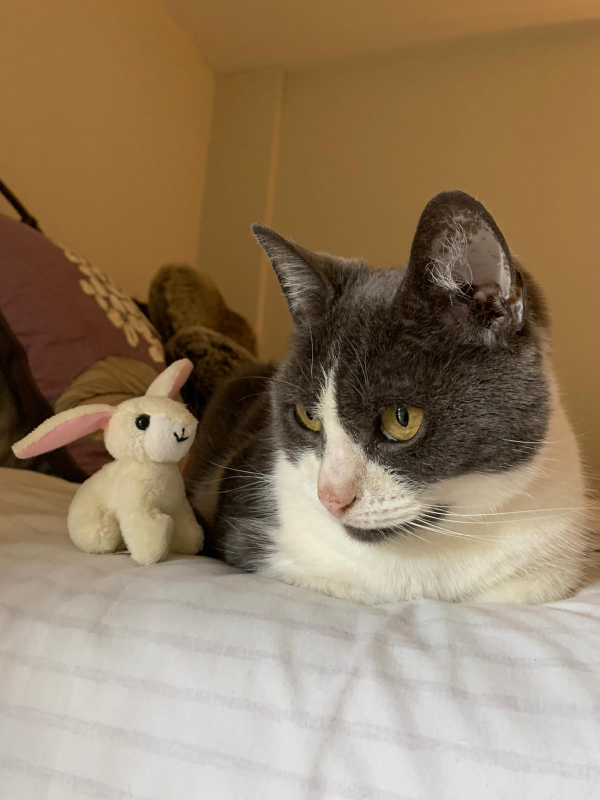
#> input picture lab2/images/cat.jpg, 1200 x 1600 px (shown at 1/2 size)
$ jupyter execute --allow-errors lab2-linear_models_neural_nets_SVM.ipynb
#> lines starting #> are read from the running program, lines starting #| are printed output that depends on the picture
# Lab 2: Linear models, neural networks and SVMs

Now the first lab is complete which recapped Python, Jupyter Notebooks and NumPy operations and introduced scikit-learn (go back over the lab if you're unsure about anything as this lab builds from it), it's time to implement some key supervised learning algorithms: neural networks and support vector machines (SVMs).

## Importing the libraries

This lab requires `h5py` package to interact with a dataset that is stored in an H5 file and `imageio` & `PIL` packages for image processing. If you don't have these packages then install using pip3 or conda, as an example run:
```
$ conda install h5py
```

Firstly, we'll import the required packages by running the cell below.

[cell 1]
import numpy as np
import matplotlib.pyplot as plt
from matplotlib.colors import ListedColormap
from sklearn.linear_model import LogisticRegression
from sklearn.neural_network import MLPClassifier
from sklearn.metrics import ConfusionMatrixDisplay
from sklearn.model_selection import GridSearchCV, RandomizedSearchCV
from sklearn.svm import SVC
from sklearn.datasets import make_moons

import h5py
import imageio
from PIL import Image
from utils import * # image processing functions from utils.py

## 1) Neural Network for Image Classification
In this section we are going to recap the ideas behind deep neural networks and implement a network to classify cat images (I can sense the excitement).

The dataset we will use is a set of labeled images containing cats (label=1) and non-cats (label=0). Run the cell below to load in train and test splits of the dataset from the local `data.h5` file. Make sure you have downloaded this data file in addition to the notebook from the lab repository.

#> (a cell that did not finish here is left out)

The following cell displays an image in the dataset - change the index and re-run the cell to see other images.

[cell 3]
# Example of a cat picture
index = 200
#> (the rest of this cell did not finish here and is left out)

### 1.1) Explore the dataset
Print the values of:
- a) number of training examples (`num_train`)
- b) number of test examples (`num_test`)
- c) size of the image (height/width or the number of pixels).

Note, `train_x_orig` is a numpy-array of shape (`num_train`, `num_px`, `num_px`, 3).

#> (a cell that did not finish here is left out)

### 1.2) Reshape the images
Reshape the training (`train_x_orig`) and test (`test_x_orig`) data sets so that each image is flattened into column vector.

<caption><center> <u>Figure 1</u>: Image to vector conversion. <br> </center></caption>

Print the shape of the reshaped training and testing datasets.

#> (a cell that did not finish here is left out)

### 1.3) Standardise the images
The pixel value is a vector of three numbers (representing the RGB channels) ranging from 0 to 255. A common preprocessing step in machine learning is to standardise your dataset (subtract the mean and then divide by the standard deviation). For picture datasets, it is simpler and more convenient to apply min-max normalisation by dividing every value by 255.

Apply min-max normalization to the dataset and check the minimum and maximum are 0 and 1, respectively.

#> (a cell that did not finish here is left out)

### 1.4) Logistic regression classifier
Logistic regression, despite its name, is a linear model for classification. The probabilities describing the possible outcomes of a classification are modeled using a logistic (sigmoid) function.

$$sigmoid(x) = \frac{1}{1+e^{-x}}$$

Logistic regression can be thought of as a neural network with a single node with a sigmoid activation function.

<caption><center> <u>Figure 2</u>: Logistic regression classifier.</center></caption>

Use scikit-learn's [logistic regression](https://scikit-learn.org/stable/modules/generated/sklearn.linear_model.LogisticRegression.html?highlight=logistic#sklearn.linear_model.LogisticRegression) to train a cat classifier. What's the classifier's accuracy on the training and test sets?

Hint, the classifier `fit` method has the following inputs:
- Training data with shape (`n_samples`, `n_features`)
- Target values with shape (`n_samples`,). Use `.flatten()` to collapse a 2-D array to a 1-D array.

[cell 7]
from sklearn.linear_model import LogisticRegression
from sklearn.metrics import accuracy_score

# Train a logistic regression classifier
clf = LogisticRegression(random_state=0)
#> (the rest of this cell did not finish here and is left out)

### Neural network architecture
We will initially build a fully connected neural network with one hidden layer (i.e. one layer between input and output). When using more than one hidden layer we define it as a deep neural network.

<caption><center> <u>Figure 3</u>: 2-layer neural network.</center></caption>


- ***INPUT:*** $ x = [x_0,x_1,...,x_{12287}] \quad x_i \in [0,1] $

The input is a (64,64,3) image which we have already flattened to a vector of size (12288,1) and standardised.

- ***LINEAR:*** $ z^{[1]} = W^{[1]} x + b^{[1]} $

The input vector is multiplied by the weight matrix $W^{[1]}$ of size $(n^{[1]}, 12288)$ and then a bias term is added in a linear transformation. $n^{[1]}$ is the number of neurons in the hidden layer.

- ***RELU:*** $ a^{[1]} = RELU(z^{[1]}) = max(0,z^{[1]}) $

A non-linear activation function is then applied, in this case a rectified linear unit (or ReLU which outputs the maximum of the input and 0).

- ***LINEAR:*** $ z^{[2]} = W^{[2]} a^{[1]} + b^{[2]} $

A linear transformation is applied to the output of the hidden layer $ a^{[1]} $.

- ***SIGMOID:*** $ \hat{y} = a^{[2]} = \sigma(z^{[2]}) = \frac{1}{1 + e^{-z^{[2]}}} $

Given it's a binary classification task (cat or no cat) then the sigmoid or logistic function is the activation of the output layer (this is automatically selected by scikit-learn).

- ***OUTPUT:*** $ \hat{y} $

The output is the probability the photo contains a cat so if the value is greater than 0.5 the prediction is cat.

The overall process from inputs to outputs is known as forward propagation, see Bishop section 5.1 for more information.

### Training a neural network
Neural networks are trained by learning the weights $W$ and biases $b$ in the hidden and output layers such that the network outputs the correct labels as optimally as possible. How well the network is performing is defined by a loss function, here the log loss (also called logistic regression loss or cross-entropy loss). The cost function $J$ which drives training is the sum of all the errors (log losses) for all the training examples in the training set.

$$ J = -\frac{1}{m}\sum_{i=1}^{m}y^{(i)}\log(\hat{y}^{(i)})+(1-y^{(i)})\log(1-\hat{y}^{(i)}) $$

The goal of neural network optimisation is to learn weights and biases that minimise the cost function. This is done by backpropagating the cost function error from the output layer, through the network to the first hidden layer. During this process the weights and biases are updated by gradient decent optimisation (using the cost function gradient with respect to all weights and bias).

For a parameter $\theta$, a simple gradient decent update rule is $ \theta = \theta - \eta \text{ } d\theta$, where $\eta$ is the learning rate (see Bishop section 5.2 and 5.3 for more information). More complex optimisation algorithms exist, for example the popular [Adam optimiser](https://arxiv.org/pdf/1412.6980).

### 1.5) Implement the neural network in scikit-learn
Thankfully, we don't need to construct the neural network manually and instead can use scikit-learn's [multi-layer perceptron (MLP) classifier](https://scikit-learn.org/stable/modules/generated/sklearn.neural_network.MLPClassifier.html#sklearn.neural_network.MLPClassifier).

Construct and train a neural network using MLP classifier with the following hyperparameters:
- Single hidden layer with 64 neurons.
- RELU activation function
- Stochastic gradient descent optimiser
- Initial learning rate $ \eta = 0.001 $ ($1e-3$)
- No regularisation $ \alpha = 0 $

Plot the loss curve (using `clf.loss_curve_`) which shows the network learning as the number of iteration increases.

Has the loss curve flat-lined? Hint, you may have to specify the `max_iter` and `n_iter_no_change` parameters.

[cell 8]
from sklearn.neural_network import MLPClassifier
import matplotlib.pyplot as plt

# Construct and train a neural network using MLP classifier
clf = MLPClassifier(hidden_layer_sizes=(64,), activation='relu', solver='sgd', learning_rate_init=0.001, alpha=0, max_iter=1000, n_iter_no_change=100, random_state=0)
#> (the rest of this cell did not finish here and is left out)

### 1.6) Evaluation
How does the neural network perform on the training and test data? Print the training and testing accuracy. Is classifier overfitting?

A confusion matrix is a way to visualise the performance of a classification model by showing the counts of the predicted and actual labels. The following terms are important metrics in classification tasks:
- total number of positives in the dataset i.e. cat images (P)
- total number of negatives in the dataset i.e. non cat images (N)
- number of correct positive predictions (TP)
- number of correct negative predictions (TN)
- number of incorrect positive predictions (FP)
- number of incorrect negative predictions (FN)
- accuracy $= \frac{TP+TN}{P+N}$
- sensitivity, recall or true positive rate $= \frac{TP}{P}$
- specificity or true negative rate $= \frac{TN}{N}$
- precision $= \frac{TP}{TP+FP}$

Plot the [confusion matrix](https://scikit-learn.org/stable/modules/generated/sklearn.metrics.ConfusionMatrixDisplay.html#sklearn.metrics.ConfusionMatrixDisplay.from_estimator) for the test data. Where is the classifier making mistakes?

[cell 9]
from sklearn.metrics import accuracy_score, confusion_matrix, ConfusionMatrixDisplay

# Calculate the accuracy on the training and test sets
#> (the rest of this cell did not finish here and is left out)

#> (a cell that did not finish here is left out)

### Hyperparameter tuning using cross-validation
The performance of a neural network after training is highly dependent on how the hyperparameters are chosen. In contrast to the network parameters, $W$ and $b$, a hyperparameter refers to something that is fixed (usually manually chosen by the person training the model) throughout training and used to control the training process. Hyperparameters include the number of hidden layers, number of neurons in the hidden layers, learning rate, mini-batch size (for stochastic gradient descent optimisers) and regularisation parameter $\alpha$.

Cross-validation (CV for short) is used to evaluate model performance for model selection and to tune hyperparameters. In k-fold CV the training set is split into k smaller sets (called folds) and each fold is used as a validation set for models trained on all the other folds.

<caption><center> <u>Figure 3</u>: 5 fold cross validation.</center></caption>

The performance of a model is measured by the average score (error) for all the fold. A test set should still be held out for final evaluation. For more information on CV see Bishop section 1.3.

Scikit-learn offers two approaches to search the hyperparameter space using cross validation: [GridSearchCV](https://scikit-learn.org/stable/modules/generated/sklearn.model_selection.GridSearchCV.html#sklearn.model_selection.GridSearchCV) which considers all parameter combinations and [RandomizedSearchCV](https://scikit-learn.org/stable/modules/generated/sklearn.model_selection.RandomizedSearchCV.html#sklearn.model_selection.RandomizedSearchCV) which samples a given number of candidates from a parameter space with a specified distribution.

### 1.7) Tune the learning rate and regularisation parameter using CV
The learning rate $\eta$ is an important hyperparameter to tune. Choosing a value that is too small will result in training that takes too long to converge and a value too large will cause instabilities in the training that prevent convergence. The regularisation parameter $\alpha$ controls the weighting of L2 regularisation in the cost function to help with overfitting by encouraging smaller weights leading to a smoother decision boundary.

Use RandomizedSearchCV to perform hyperparameter tuning of learning rate and regularisation parameter (limit the number of iterations `n_iter` ~10 and number of folds `cv` ~ 3 keep to reasonable training times).

A good methodology is to start with a wide range of hyperparameter values before homing in over a finer range.

Hint, use [numpy.logspace](https://numpy.org/doc/stable/reference/generated/numpy.logspace.html) to define the range of the hyperparameters spaced over a log scale for example:
```Python
alphas = np.logspace(-3, 0, 100)
learning_rates = np.logspace(-4, -2, 100)
```

[cell 11]
from sklearn.model_selection import RandomizedSearchCV
from scipy.stats import loguniform

# Define the hyperparameter space
param_dist = {
    'learning_rate_init': loguniform(1e-4, 1e-2),
    'alpha': loguniform(1e-3, 1)
}

# Perform hyperparameter tuning using RandomizedSearchCV
clf = MLPClassifier(hidden_layer_sizes=(64,), activation='relu', solver='sgd', max_iter=1000, n_iter_no_change=100, random_state=0)
random_search = RandomizedSearchCV(clf, param_distributions=param_dist, n_iter=10, cv=3, random_state=0)
#> (the rest of this cell did not finish here and is left out)

It is common to create deep networks for most tasks with complexity controlled not by the network size (number of layers and nodes per layer) but with regularisation. Regularisation is a general term describing ways to control the complexity of a neural network in order to avoid overfitting. We have already discussed (and tuned) the L2 regularisation term of the error function.

Dropout is another regularisation technique and has been shown as an effective way of preventing overfitting but is unfortunately not implemented scikit-learn MLP. For dropout it's recommended to use either the [PyTorch](https://pytorch.org/tutorials/) or [TensorFlow/Keras](https://www.tensorflow.org/tutorials) frameworks which offer far more flexibility in neural network architectures as opposed to scikit-learn and faster training on GPUs.

Can you improve the performance of the network by tuning the various hyperparameters?

### 1.8) Just for fun, test your classifier with your own image
Upload a photo into the images folder and change the `my_image` variable in the cell below.

[cell 12]
from PIL import Image
import imageio

# Define the image file name
my_image = "cat.jpg"

# Load and preprocess the image
fname = "images/" + my_image
image = np.array(imageio.imread(fname))
#> image is the input picture: shape (1600, 1200, 3); mean R, G, B 148, 126.5, 99.7
#> (the rest of this cell did not finish here and is left out)

## 2) Support vector machines (SVM)
The algorithms implemented so far are parametric where a fixed number parameters are learn using training data which is then discarded and the learnt model used to make prediction on new data. In this section we implement support vector machines, a nonparametric model where the number of parameters are not fixed in advanced but grow with the amount of data.

A support vector machine constructs a hyper-plane to separate classes by maximising the distance (or margin) to the nearest training data points of any class. The figure below shows the decision boundary for linearly separable data, with three instances on the margin boundaries, called “support vectors”.

<caption><center> <u>Figure 4</u>: SVM decision boundary, margin and support vectors.</center></caption>

For data that is not linearly separable, SVM classification involves quadratic programming optimisation to maximise the margin while incurring a penalty for each sample within the margin or a misclassification. The penalty strength is controlled by the hyperparameter `C`, a regularisation parameter that scales inversely.

SVMs can perform non-linear classification using the kernel trick. The kernel function maps the non-linear data into a feature space in which the linear support vector regression model is fit. But SVMs do this without ever constructing a new data set in feature space.

For more information on SVMs, see Bishop section 7.1.

The exercise for SVM classification involves a toy dataset generated in the cell below:

[cell 13]
np.random.seed(0)
N = 100
x1 = np.linspace(-4,3.5,N).reshape(-1,1) + np.random.normal(0,0.2,N).reshape(-1,1)
y1 = np.exp(0.6*x1) - 1 + np.random.normal(0,1.5,N).reshape(-1,1)
x2 = np.random.normal(-1, 1.5, N).reshape(-1,1)
y2 = np.random.normal(4, 1.5, N).reshape(-1,1)

fig, ax = plt.subplots(figsize=(7, 5))
ax.scatter(x1,y1)
ax.scatter(x2,y2)
ax.set_xlim([-5,4])
ax.set_ylim([-2,7])
ax.set_xlabel('X')
ax.set_ylabel('y')
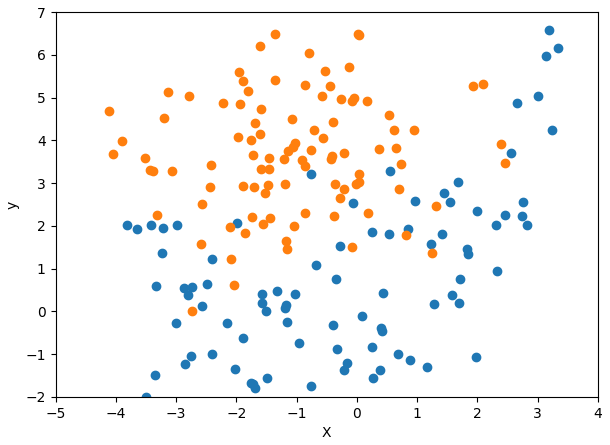
#> figure drawn by matplotlib, 1 panel

### Logistic regression classifier
A logistic regression classifier has been implemented on the toy dataset below, clearly not suitable for the non-linear data.

[cell 14]
X = np.concatenate((np.concatenate((x1,x2)), np.concatenate((y1,y2))), axis=1)
Y = np.concatenate((np.zeros(N),np.ones(N)))
# blue = 0, orange = 1

def plot_clf(clf):
    h = 0.01
    xx, yy = np.meshgrid(np.arange(-5, 4, h), np.arange(-2, 7, h))
    Z = clf.predict(np.c_[xx.ravel(), yy.ravel()])
    Z = Z.reshape(xx.shape)
    fig, ax = plt.subplots(figsize=(7, 5))
    ax.pcolormesh(xx, yy, Z, cmap=plt.cm.Paired, shading='auto')
    ax.scatter(x1,y1)
    ax.scatter(x2,y2)
    ax.set_xlim([-5,4])
    ax.set_ylim([-2,7])
    ax.set_xlabel('X')
    ax.set_ylabel('y')

logreg = LogisticRegression(solver='lbfgs')
logreg.fit(X, Y)
print(f'Logistic regression classifier accuracy: {logreg.score(X, Y)}')
plot_clf(logreg)
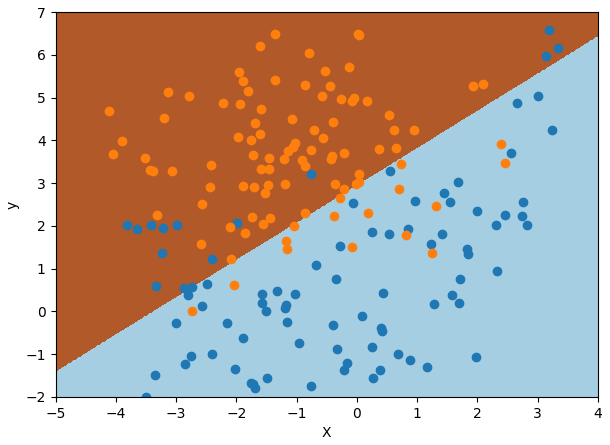
#> figure drawn by matplotlib, 1 panel

### 2.1) SVM classifier
Implement a SVM classifier using scikit-learn [SVC](https://scikit-learn.org/stable/modules/generated/sklearn.svm.SVC.html#sklearn.svm.SVC) and the `plot_clf` function defined in the previous cell.

Experiment with the hyperparameter `C` considering overfitting and generalisation. How would you tune `C`?

[cell 15]
from sklearn.svm import SVC

# Define the SVM classifier with different values of C
C_values = [0.1, 1, 10, 100]
for C in C_values:
    svm = SVC(C=C)
    svm.fit(X, Y)
    print(f'SVM classifier accuracy with C={C}: {svm.score(X, Y)}')
    plot_clf(svm)
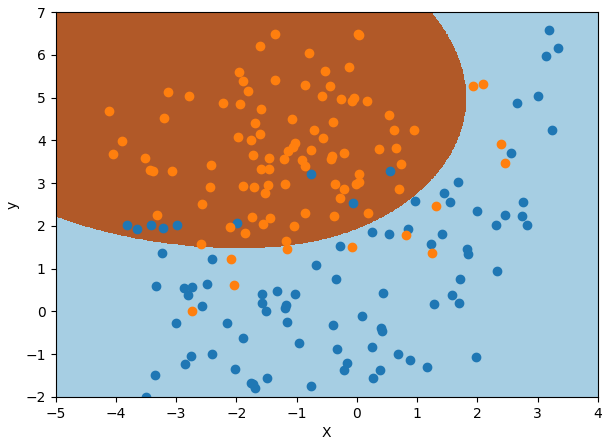
#> figure drawn by matplotlib, 1 panel
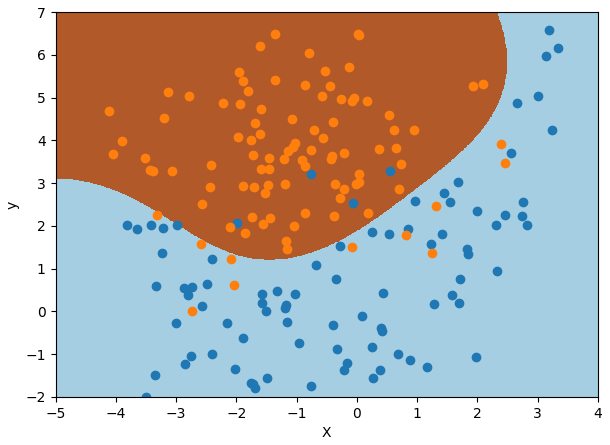
#> figure drawn by matplotlib, 1 panel
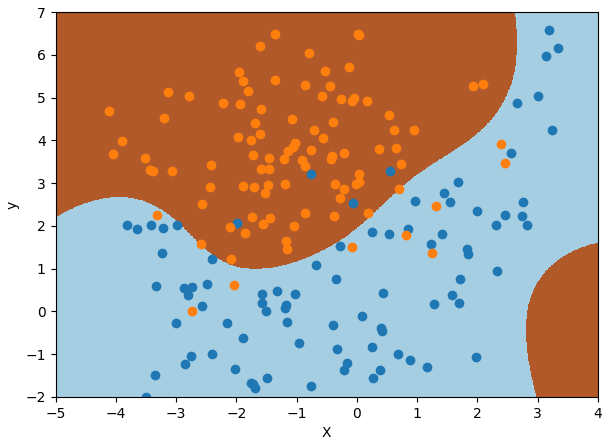
#> figure drawn by matplotlib, 1 panel

## 3) Classifier comparison
We are now going to compare the classifiers introduced above on a toy dataset plotted below.

[cell 16]
X, y = make_moons(noise=0.3, random_state=0)

fig, ax = plt.subplots(figsize=(6, 4))
# Plot the points
cm_bright = ListedColormap(['#FF0000', '#0000FF'])
ax.scatter(X[:, 0], X[:, 1], c=y, cmap=cm_bright, edgecolors='k')
ax.set_title("Input data")
#> (the rest of the program and of its run is left out)
